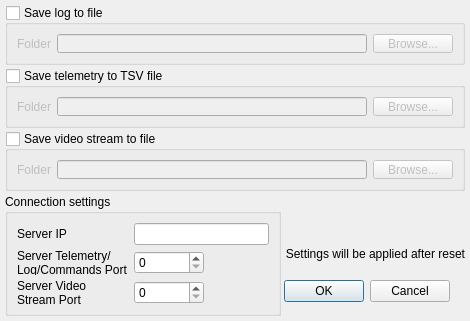
<?xml version="1.0" encoding="UTF-8"?>
<ui version="4.0">
 <class>Settings</class>
 <widget class="QDialog" name="Settings">
  <property name="geometry">
   <rect>
    <x>0</x>
    <y>0</y>
    <width>450</width>
    <height>321</height>
   </rect>
  </property>
  <property name="sizePolicy">
   <sizepolicy hsizetype="Fixed" vsizetype="Fixed">
    <horstretch>0</horstretch>
    <verstretch>0</verstretch>
   </sizepolicy>
  </property>
  <property name="minimumSize">
   <size>
    <width>0</width>
    <height>290</height>
   </size>
  </property>
  <property name="maximumSize">
   <size>
    <width>16777215</width>
    <height>16777215</height>
   </size>
  </property>
  <property name="windowTitle">
   <string>Dialog</string>
  </property>
  <layout class="QGridLayout" name="gridLayout_2">
   <property name="leftMargin">
    <number>5</number>
   </property>
   <property name="topMargin">
    <number>5</number>
   </property>
   <property name="rightMargin">
    <number>5</number>
   </property>
   <property name="bottomMargin">
    <number>5</number>
   </property>
   <property name="spacing">
    <number>3</number>
   </property>
   <item row="4" column="0" colspan="3">
    <widget class="QGroupBox" name="groupBox_Video">
     <property name="sizePolicy">
      <sizepolicy hsizetype="Fixed" vsizetype="Fixed">
       <horstretch>0</horstretch>
       <verstretch>0</verstretch>
      </sizepolicy>
     </property>
     <property name="minimumSize">
      <size>
       <width>440</width>
       <height>60</height>
      </size>
     </property>
     <property name="maximumSize">
      <size>
       <width>9999</width>
       <height>60</height>
      </size>
     </property>
     <property name="title">
      <string>Save video stream to file</string>
     </property>
     <property name="checkable">
      <bool>true</bool>
     </property>
     <property name="checked">
      <bool>false</bool>
     </property>
     <layout class="QHBoxLayout" name="horizontalLayout">
      <item>
       <widget class="QLabel" name="label_VideoPath">
        <property name="sizePolicy">
         <sizepolicy hsizetype="Maximum" vsizetype="Preferred">
          <horstretch>0</horstretch>
          <verstretch>0</verstretch>
         </sizepolicy>
        </property>
        <property name="text">
         <string>Folder</string>
        </property>
       </widget>
      </item>
      <item>
       <widget class="QLineEdit" name="lineEdit_VideoPath">
        <property name="sizePolicy">
         <sizepolicy hsizetype="Preferred" vsizetype="Fixed">
          <horstretch>0</horstretch>
          <verstretch>0</verstretch>
         </sizepolicy>
        </property>
       </widget>
      </item>
      <item>
       <widget class="QPushButton" name="pushButton_VideoBrowse">
        <property name="sizePolicy">
         <sizepolicy hsizetype="Maximum" vsizetype="Fixed">
          <horstretch>0</horstretch>
          <verstretch>0</verstretch>
         </sizepolicy>
        </property>
        <property name="text">
         <string>Browse...</string>
        </property>
       </widget>
      </item>
     </layout>
    </widget>
   </item>
   <item row="6" column="2">
    <layout class="QVBoxLayout" name="verticalLayout_2">
     <property name="spacing">
      <number>6</number>
     </property>
     <property name="sizeConstraint">
      <enum>QLayout::SetDefaultConstraint</enum>
     </property>
     <item>
      <spacer name="verticalSpacer">
       <property name="orientation">
        <enum>Qt::Vertical</enum>
       </property>
       <property name="sizeType">
        <enum>QSizePolicy::Minimum</enum>
       </property>
       <property name="sizeHint" stdset="0">
        <size>
         <width>20</width>
         <height>40</height>
        </size>
       </property>
      </spacer>
     </item>
     <item>
      <widget class="QLabel" name="label_notice">
       <property name="sizePolicy">
        <sizepolicy hsizetype="Preferred" vsizetype="Maximum">
         <horstretch>0</horstretch>
         <verstretch>0</verstretch>
        </sizepolicy>
       </property>
       <property name="text">
        <string>Settings will be applied after reset</string>
       </property>
       <property name="alignment">
        <set>Qt::AlignRight|Qt::AlignTrailing|Qt::AlignVCenter</set>
       </property>
      </widget>
     </item>
     <item>
      <widget class="QDialogButtonBox" name="buttonBox">
       <property name="sizePolicy">
        <sizepolicy hsizetype="Maximum" vsizetype="Fixed">
         <horstretch>0</horstretch>
         <verstretch>0</verstretch>
        </sizepolicy>
       </property>
       <property name="standardButtons">
        <set>QDialogButtonBox::Cancel|QDialogButtonBox::Ok</set>
       </property>
      </widget>
     </item>
    </layout>
   </item>
   <item row="2" column="0" colspan="3">
    <widget class="QGroupBox" name="groupBox_Log">
     <property name="sizePolicy">
      <sizepolicy hsizetype="Fixed" vsizetype="Fixed">
       <horstretch>0</horstretch>
       <verstretch>0</verstretch>
      </sizepolicy>
     </property>
     <property name="minimumSize">
      <size>
       <width>440</width>
       <height>60</height>
      </size>
     </property>
     <property name="maximumSize">
      <size>
       <width>9999</width>
       <height>60</height>
      </size>
     </property>
     <property name="title">
      <string>Save log to file</string>
     </property>
     <property name="checkable">
      <bool>true</bool>
     </property>
     <property name="checked">
      <bool>false</bool>
     </property>
     <layout class="QGridLayout" name="gridLayout">
      <item row="0" column="0">
       <widget class="QLabel" name="label_LogPath">
        <property name="sizePolicy">
         <sizepolicy hsizetype="Maximum" vsizetype="Preferred">
          <horstretch>0</horstretch>
          <verstretch>0</verstretch>
         </sizepolicy>
        </property>
        <property name="text">
         <string>Folder</string>
        </property>
       </widget>
      </item>
      <item row="0" column="1">
       <widget class="QLineEdit" name="lineEdit_LogPath">
        <property name="sizePolicy">
         <sizepolicy hsizetype="Preferred" vsizetype="Fixed">
          <horstretch>0</horstretch>
          <verstretch>0</verstretch>
         </sizepolicy>
        </property>
       </widget>
      </item>
      <item row="0" column="2">
       <widget class="QPushButton" name="pushButton_LogBrowse">
        <property name="sizePolicy">
         <sizepolicy hsizetype="Maximum" vsizetype="Fixed">
          <horstretch>0</horstretch>
          <verstretch>0</verstretch>
         </sizepolicy>
        </property>
        <property name="focusPolicy">
         <enum>Qt::WheelFocus</enum>
        </property>
        <property name="text">
         <string>Browse...</string>
        </property>
       </widget>
      </item>
     </layout>
    </widget>
   </item>
   <item row="3" column="0" colspan="3">
    <widget class="QGroupBox" name="groupBox_Telemetry">
     <property name="sizePolicy">
      <sizepolicy hsizetype="Fixed" vsizetype="Fixed">
       <horstretch>0</horstretch>
       <verstretch>0</verstretch>
      </sizepolicy>
     </property>
     <property name="minimumSize">
      <size>
       <width>440</width>
       <height>60</height>
      </size>
     </property>
     <property name="maximumSize">
      <size>
       <width>9999</width>
       <height>60</height>
      </size>
     </property>
     <property name="toolTip">
      <string>tab-separated values</string>
     </property>
     <property name="title">
      <string>Save telemetry to TSV file</string>
     </property>
     <property name="checkable">
      <bool>true</bool>
     </property>
     <property name="checked">
      <bool>false</bool>
     </property>
     <layout class="QHBoxLayout" name="horizontalLayout_2">
      <item>
       <widget class="QLabel" name="label_TelemetryPath">
        <property name="sizePolicy">
         <sizepolicy hsizetype="Maximum" vsizetype="Preferred">
          <horstretch>0</horstretch>
          <verstretch>0</verstretch>
         </sizepolicy>
        </property>
        <property name="text">
         <string>Folder</string>
        </property>
       </widget>
      </item>
      <item>
       <widget class="QLineEdit" name="lineEdit_TelemetryPath">
        <property name="sizePolicy">
         <sizepolicy hsizetype="Preferred" vsizetype="Fixed">
          <horstretch>0</horstretch>
          <verstretch>0</verstretch>
         </sizepolicy>
        </property>
       </widget>
      </item>
      <item>
       <widget class="QPushButton" name="pushButton_TelemetryBrowse">
        <property name="sizePolicy">
         <sizepolicy hsizetype="Maximum" vsizetype="Fixed">
          <horstretch>0</horstretch>
          <verstretch>0</verstretch>
         </sizepolicy>
        </property>
        <property name="text">
         <string>Browse...</string>
        </property>
       </widget>
      </item>
     </layout>
    </widget>
   </item>
   <item row="6" column="0" colspan="2">
    <widget class="QGroupBox" name="groupBox_Connect">
     <property name="sizePolicy">
      <sizepolicy hsizetype="Preferred" vsizetype="Maximum">
       <horstretch>0</horstretch>
       <verstretch>0</verstretch>
      </sizepolicy>
     </property>
     <property name="title">
      <string>Connection settings</string>
     </property>
     <layout class="QFormLayout" name="formLayout_2">
      <item row="0" column="0">
       <widget class="QLabel" name="label_IP">
        <property name="toolTip">
         <string>it's robot onboard computer</string>
        </property>
        <property name="text">
         <string>Server IP</string>
        </property>
       </widget>
      </item>
      <item row="0" column="1">
       <widget class="QLineEdit" name="lineEdit_IP">
        <property name="minimumSize">
         <size>
          <width>135</width>
          <height>0</height>
         </size>
        </property>
        <property name="maximumSize">
         <size>
          <width>150</width>
          <height>16777215</height>
         </size>
        </property>
       </widget>
      </item>
      <item row="2" column="0">
       <widget class="QLabel" name="label_Port">
        <property name="toolTip">
         <string>it's robot onboard computer</string>
        </property>
        <property name="text">
         <string>Server Telemetry/
Log/Commands Port</string>
        </property>
       </widget>
      </item>
      <item row="2" column="1">
       <widget class="QSpinBox" name="spinBox_Port">
        <property name="maximumSize">
         <size>
          <width>70</width>
          <height>16777215</height>
         </size>
        </property>
        <property name="maximum">
         <number>65535</number>
        </property>
       </widget>
      </item>
      <item row="3" column="0">
       <widget class="QLabel" name="label_VPort">
        <property name="text">
         <string>Server Video
Stream Port</string>
        </property>
       </widget>
      </item>
      <item row="3" column="1">
       <widget class="QSpinBox" name="spinBox_VPort">
        <property name="maximumSize">
         <size>
          <width>70</width>
          <height>16777215</height>
         </size>
        </property>
        <property name="maximum">
         <number>65535</number>
        </property>
       </widget>
      </item>
     </layout>
    </widget>
   </item>
  </layout>
 </widget>
 <resources/>
 <connections/>
</ui>
